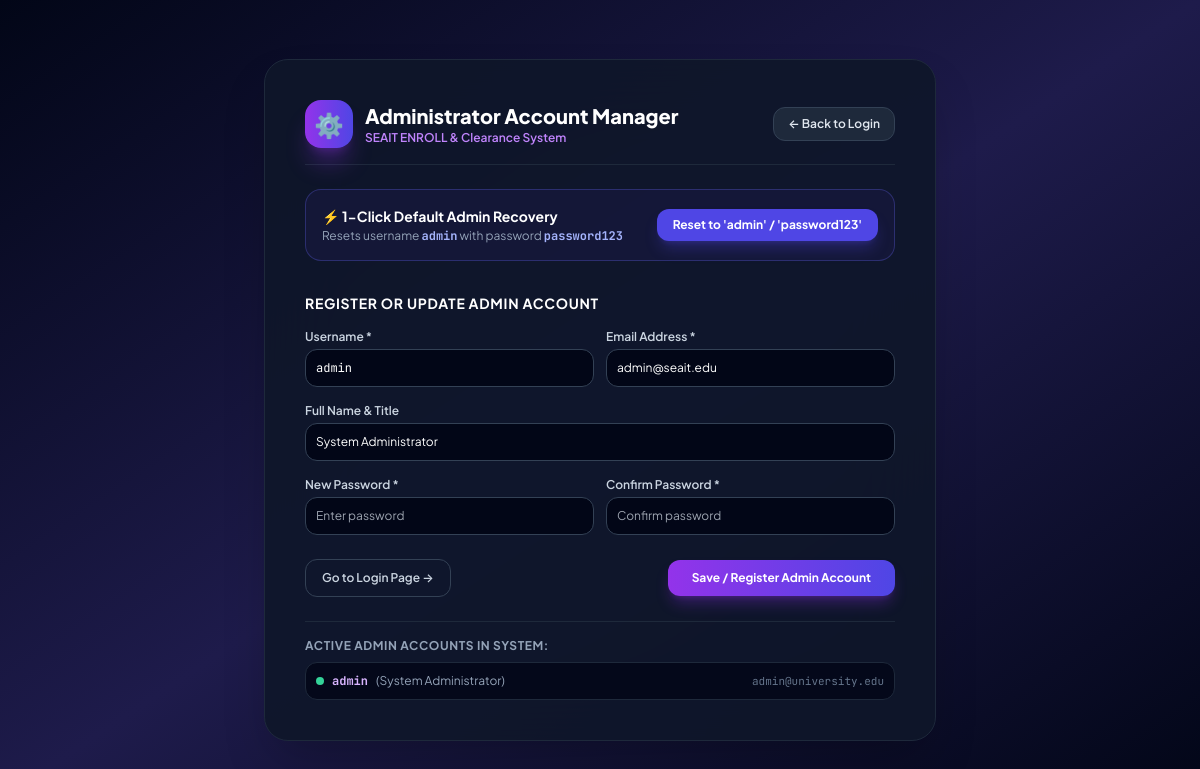
The app's page /register_admin.php with its own data.
### tables this page shows
CREATE TABLE `users` (
    `id` INT NOT NULL AUTO_INCREMENT PRIMARY KEY,
    `username` VARCHAR(60) NOT NULL UNIQUE,
    `email` VARCHAR(100) NOT NULL UNIQUE,
    `password` VARCHAR(255) NOT NULL,
    `role` ENUM('admin', 'student', 'department', 'library', 'accounting', 'registrar') NOT NULL,
    `full_name` VARCHAR(100) NOT NULL,
    `department_id` INT DEFAULT NULL,
    `avatar` VARCHAR(255) DEFAULT NULL,
    `status` ENUM('active', 'inactive') DEFAULT 'active',
    `created_at` TIMESTAMP DEFAULT CURRENT_TIMESTAMP
);

### config/functions.php (called while the page is built, shortened)
<?php
function url($path = '') {
    return BASE_URL . ltrim($path, '/');
}

### register_admin.php (the view, shortened to what this page needs)
<?php
require_once __DIR__ . '/config/functions.php';
$db = getDB();
$admins = $db->query("SELECT * FROM users WHERE role = 'admin' ORDER BY id ASC")->fetchAll();
?>
<!DOCTYPE html>
<html lang="en" class="dark">
<head>
    <script src="https://cdn.tailwindcss.com"></script>
    <link rel="stylesheet" href="<?= url('assets/css/style.css') ?>">
</head>
<body class="bg-gradient-to-br from-slate-950 via-indigo-950 to-slate-950 min-h-screen text-slate-100 flex items-center justify-center p-4 sm:p-6">
    <div class="max-w-2xl w-full bg-slate-900/90 backdrop-blur-2xl border border-slate-800 rounded-3xl shadow-2xl p-6 sm:p-10 space-y-6">
        <div class="flex items-center justify-between pb-4 border-b border-slate-800">
            <div class="flex items-center gap-3">
                <div class="w-12 h-12 rounded-2xl bg-gradient-to-tr from-purple-600 to-indigo-600 flex items-center justify-center font-black text-2xl text-white shadow-xl shadow-purple-600/30">
                    ⚙️
                </div>
                <div>
                    <h1 class="text-xl font-extrabold text-white">Administrator Account Manager</h1>
                    <p class="text-xs text-purple-400 font-semibold">SEAIT ENROLL & Clearance System</p>
                </div>
            </div>
            <a href="login.php" class="px-3.5 py-2 bg-slate-800 hover:bg-slate-700 text-slate-200 text-xs font-semibold rounded-xl border border-slate-700 transition-all">
                &larr; Back to Login
            </a>
        </div>
        <div class="bg-indigo-950/40 border border-indigo-500/30 rounded-2xl p-4 flex flex-col sm:flex-row sm:items-center justify-between gap-3">
            <div>
                <div class="font-bold text-white text-xs sm:text-sm">⚡ 1-Click Default Admin Recovery</div>
                <div class="text-xs text-slate-400 mt-0.5">
                    Resets username <code class="text-indigo-300 font-mono font-bold">admin</code> with password <code class="text-indigo-300 font-mono font-bold">password123</code>
                </div>
            </div>
            <form method="POST" action="register_admin.php" class="shrink-0">
                <button type="submit" name="reset_default_admin" class="w-full sm:w-auto px-4 py-2 bg-indigo-600 hover:bg-indigo-500 text-white text-xs font-bold rounded-xl shadow-lg shadow-indigo-600/30 transition-all">
                    Reset to 'admin' / 'password123'
                </button>
            </form>
        </div>
        <div class="space-y-4 pt-2">
            <h2 class="text-sm font-bold text-white uppercase tracking-wider text-slate-400">
                Register or Update Admin Account
            </h2>
            <form method="POST" action="register_admin.php" class="space-y-4 text-xs">
                <div class="grid grid-cols-1 sm:grid-cols-2 gap-3">
                    <div>
                        <label class="block font-semibold text-slate-300 mb-1">Username *</label>
                        <input type="text" name="username" required placeholder="e.g. admin or myadmin" value="admin" class="w-full bg-slate-950 border border-slate-700 rounded-xl p-2.5 text-xs text-white font-mono focus:outline-none focus:border-purple-500">
                    </div>
                    <div>
                        <label class="block font-semibold text-slate-300 mb-1">Email Address *</label>
                        <input type="email" name="email" required placeholder="admin@seait.edu" value="admin@seait.edu" class="w-full bg-slate-950 border border-slate-700 rounded-xl p-2.5 text-xs text-white focus:outline-none focus:border-purple-500">
                    </div>
                </div>
                <div>
                    <label class="block font-semibold text-slate-300 mb-1">Full Name & Title</label>
                    <input type="text" name="full_name" required placeholder="System Administrator" value="System Administrator" class="w-full bg-slate-950 border border-slate-700 rounded-xl p-2.5 text-xs text-white focus:outline-none focus:border-purple-500">
                </div>
                <div class="grid grid-cols-1 sm:grid-cols-2 gap-3">
                    <div>
                        <label class="block font-semibold text-slate-300 mb-1">New Password *</label>
                        <input type="password" name="password" required placeholder="Enter password" class="w-full bg-slate-950 border border-slate-700 rounded-xl p-2.5 text-xs text-white focus:outline-none focus:border-purple-500">
                    </div>
                    <div>
                        <label class="block font-semibold text-slate-300 mb-1">Confirm Password *</label>
                        <input type="password" name="confirm_password" required placeholder="Confirm password" class="w-full bg-slate-950 border border-slate-700 rounded-xl p-2.5 text-xs text-white focus:outline-none focus:border-purple-500">
                    </div>
                </div>
                <div class="flex flex-col sm:flex-row items-center justify-between gap-3 pt-2">
                    <a href="login.php" class="w-full sm:w-auto text-center px-4 py-2.5 rounded-xl border border-slate-700 text-slate-300 hover:bg-slate-800 transition-colors text-xs font-semibold">
                        Go to Login Page &rarr;
                    </a>
                    <button type="submit" class="w-full sm:w-auto px-6 py-2.5 rounded-xl bg-gradient-to-r from-purple-600 to-indigo-600 hover:from-purple-500 hover:to-indigo-500 text-white font-bold shadow-lg shadow-purple-600/30 transition-all text-xs">
                        Save / Register Admin Account
                    </button>
                </div>
            </form>
        </div>
        <div class="pt-4 border-t border-slate-800 space-y-2">
            <div class="text-xs font-bold text-slate-400 uppercase tracking-wider">Active Admin Accounts in System:</div>
            <div class="space-y-1.5">
                <?php foreach ($admins as $adm): ?>
                    <div class="p-2.5 rounded-xl bg-slate-950/80 border border-slate-800 flex items-center justify-between text-xs">
                        <div class="flex items-center gap-2">
                            <span class="w-2 h-2 rounded-full <?= $adm['status'] === 'active' ? 'bg-emerald-400' : 'bg-rose-400' ?>"></span>
                            <span class="font-mono font-bold text-purple-300"><?= htmlspecialchars($adm['username']) ?></span>
                            <span class="text-slate-400">(<?= htmlspecialchars($adm['full_name']) ?>)</span>
                        </div>
                        <span class="text-[11px] text-slate-500 font-mono"><?= htmlspecialchars($adm['email']) ?></span>
                    </div>
                <?php endforeach; ?>
            </div>
        </div>
    </div>
</body>
</html>

### assets/css/style.css (style rules this page uses)
:root { --font-main: 'Plus Jakarta Sans', -apple-system, BlinkMacSystemFont, 'Segoe UI', Roboto, sans-serif; --font-mono: 'JetBrains Mono', monospace; --primary: #4f46e5; --primary-hover: #4338ca; --primary-light: #eef2ff; --primary-dark: #3730a3; --accent: #06b6d4; --success: #10b981; --warning: #f59e0b; --danger: #ef4444; --info: #3b82f6; --bg-main: #0f172a; --bg-surface: #1e293b; --bg-card: rgba(30, 41, 59, 0.75); --border-color: rgba(51, 65, 85, 0.7); --text-primary: #f8fafc; --text-secondary: #94a3b8; --text-muted: #64748b; --radius-sm: 8px; --radius-md: 12px; --radius-lg: 16px; --radius-xl: 24px; --shadow-subtle: 0 4px 6px -1px rgba(0, 0, 0, 0.1), 0 2px 4px -1px rgba(0, 0, 0, 0.06); --shadow-card: 0 10px 25px -5px rgba(0, 0, 0, 0.3), 0 8px 10px -6px rgba(0, 0, 0, 0.2); --shadow-glow: 0 0 25px -5px rgba(79, 70, 229, 0.35); }
* { box-sizing: border-box; margin: 0; padding: 0; }
body { font-family: var(--font-main); background-color: var(--bg-main); color: var(--text-primary); min-height: 100vh; overflow-x: hidden; line-height: 1.5; }

### records on screen
users: username "admin", full_name "System Administrator", email "admin@university.edu"
